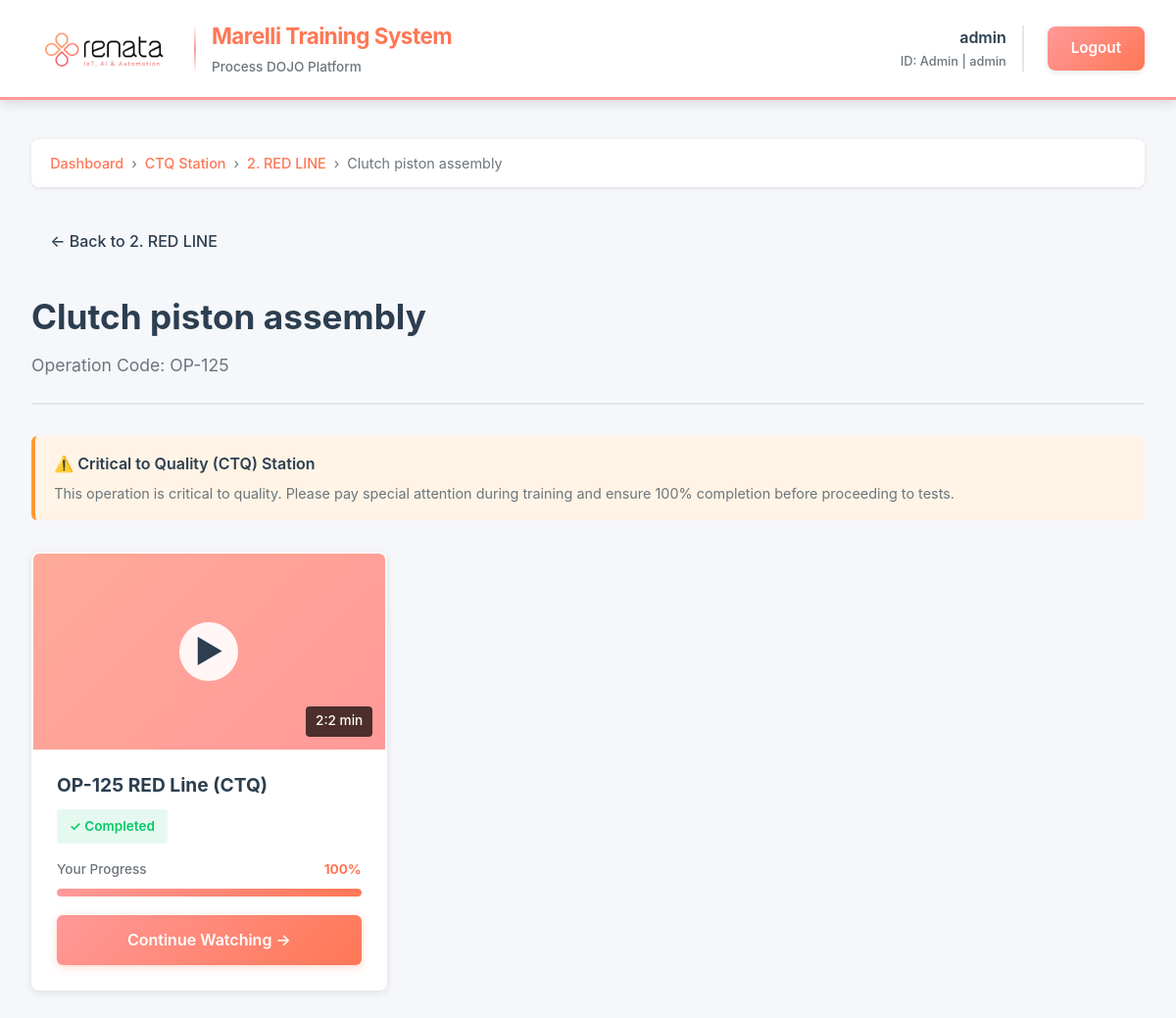
The page /operation/24/ (signed in) on the database its author committed.
### process_dojo/models.py (models this page shows, shortened)
class EmployeeProfile(models.Model):
    user = models.OneToOneField(User, on_delete=models.CASCADE, related_name='employee_profile')
    employee_id = models.CharField(max_length=50, unique=True, db_index=True)
    plant = models.CharField(max_length=100)
    unit = models.CharField(max_length=100)
    department = models.CharField(max_length=100)
    biometric_id = models.CharField(max_length=100, blank=True, null=True, unique=True)
    created_at = models.DateTimeField(auto_now_add=True)
    updated_at = models.DateTimeField(auto_now=True)
    class Meta:
        ordering = ['employee_id']
        indexes = [
            models.Index(fields=['employee_id']),
            models.Index(fields=['plant', 'unit']),
        ]

class Operation(models.Model):
    line = models.ForeignKey(Line, on_delete=models.CASCADE, related_name='operations')
    name = models.CharField(max_length=100)
    operation_code = models.CharField(max_length=50, blank=True)
    description = models.TextField(blank=True)
    is_ctq_station = models.BooleanField(default=False, help_text="Critical to Quality station")
    is_active = models.BooleanField(default=True)
    order = models.IntegerField(default=0, help_text="Display order")
    created_at = models.DateTimeField(auto_now_add=True)
    class Meta:
        ordering = ['line', 'order', 'name']
        unique_together = ['line', 'name']
        indexes = [
            models.Index(fields=['line', 'is_active']),
            models.Index(fields=['is_ctq_station']),
        ]

class Line(models.Model):
    unit = models.ForeignKey(Unit, on_delete=models.CASCADE, related_name='lines')
    name = models.CharField(max_length=100)
    description = models.TextField(blank=True)
    is_active = models.BooleanField(default=True)
    created_at = models.DateTimeField(auto_now_add=True)
    class Meta:
        ordering = ['unit', 'name']
        unique_together = ['unit', 'name']
        indexes = [
            models.Index(fields=['unit', 'is_active']),
        ]

class Unit(models.Model):
    name = models.CharField(max_length=100, unique=True)
    description = models.TextField(blank=True)
    is_active = models.BooleanField(default=True)
    created_at = models.DateTimeField(auto_now_add=True)
    class Meta:
        ordering = ['name']

class TrainingVideo(models.Model):
    operation = models.ForeignKey(Operation, on_delete=models.CASCADE, related_name='videos')
    title = models.CharField(max_length=200)
    description = models.TextField(blank=True)
    video_file = models.FileField(upload_to='training_videos/%Y/%m/')
    thumbnail = models.ImageField(upload_to='video_thumbnails/', blank=True, null=True)
    duration_seconds = models.IntegerField(default=0, help_text="Video duration in seconds")
    has_voice = models.BooleanField(default=True)
    has_callouts = models.BooleanField(default=False)
    is_active = models.BooleanField(default=True)
    order = models.IntegerField(default=0, help_text="Display order")
    created_at = models.DateTimeField(auto_now_add=True)
    updated_at = models.DateTimeField(auto_now=True)
    class Meta:
        ordering = ['operation', 'order', 'title']
        indexes = [
            models.Index(fields=['operation', 'is_active']),
        ]

class VideoCompletion(models.Model):
    user = models.ForeignKey(User, on_delete=models.CASCADE, related_name='video_completions')
    video = models.ForeignKey(TrainingVideo, on_delete=models.CASCADE, related_name='completions')
    completion_percentage = models.FloatField(
        default=0.0,
        validators=[MinValueValidator(0.0), MaxValueValidator(100.0)]
    )
    is_completed = models.BooleanField(default=False)
    access_count = models.IntegerField(default=0)
    last_watched_at = models.DateTimeField(auto_now=True)
    created_at = models.DateTimeField(auto_now_add=True)
    class Meta:
        unique_together = ['user', 'video']
        ordering = ['-last_watched_at']
        indexes = [
            models.Index(fields=['user', 'is_completed']),
            models.Index(fields=['video', 'is_completed']),
            models.Index(fields=['-last_watched_at']),
        ]

### process_dojo/views.py (the view)
# urls.py: path('operation/<int:pk>/', views.OperationDetailView.as_view(), name='operation_detail'),
class OperationDetailView(LoginRequiredMixin, DetailView):
    model = Operation
    template_name = 'process_dojo/operation_detail.html'
    context_object_name = 'operation'
    def get_context_data(self, **kwargs):
        context = super().get_context_data(**kwargs)
        videos = self.object.videos.filter(is_active=True)
        video_data = []
        for video in videos:
            try:
                completion = VideoCompletion.objects.get(
                    user=self.request.user, video=video
                )
                video_data.append({
                    'video': video,
                    'completion': completion,
                })
            except VideoCompletion.DoesNotExist:
                video_data.append({
                    'video': video,
                    'completion': None,
                })
        context['video_data'] = video_data
        return context

### process_dojo/templates/process_dojo/operation_detail.html (shortened to what this page needs)
{% extends "process_dojo/base.html" %}
{% block breadcrumb %}
<div class="breadcrumb">
    <a href="{% url 'process_dojo:dashboard' %}">Dashboard</a>
    <span class="breadcrumb-separator">›</span>
    <a href="{% url 'process_dojo:unit_detail' operation.line.unit.id %}">{{ operation.line.unit.name }}</a>
    <span class="breadcrumb-separator">›</span>
    <a href="{% url 'process_dojo:line_detail' operation.line.id %}">{{ operation.line.name }}</a>
    <span class="breadcrumb-separator">›</span>
    <span>{{ operation.name }}</span>
</div>
{% endblock %}
{% block content %}
<a href="{% url 'process_dojo:line_detail' operation.line.id %}" class="btn-back">
    ← Back to {{ operation.line.name }}
</a>
<div class="page-header">
    <h1 class="page-title">{{ operation.name }}</h1>
    {% if operation.operation_code %}
    <p class="page-subtitle">Operation Code: {{ operation.operation_code }}</p>
    {% endif %}
</div>
{% if operation.is_ctq_station %}
<div class="operation-info ctq">
    <div class="operation-info-title">
        ⚠️ Critical to Quality (CTQ) Station
    </div>
    <div class="operation-info-text">
        This operation is critical to quality. Please pay special attention during training and ensure 100% completion before proceeding to tests.
    </div>
</div>
{% endif %}
<div class="videos-grid">
    {% for data in video_data %}
    <div class="video-card">
        <div class="video-thumbnail">
            <div class="video-play-icon">▶</div>
            {% if data.video.duration_seconds > 0 %}
            <div class="video-duration">
                {% widthratio data.video.duration_seconds 60 1 %}:{% widthratio data.video.duration_seconds 60 1|stringformat:"02d" %} min
            </div>
            {% endif %}
        </div>
        <div class="video-body">
            <h3 class="video-title">{{ data.video.title }}</h3>
            {% if data.completion %}
                {% if data.completion.is_completed %}
                <div class="completion-badge badge-completed">
                    ✓ Completed
                </div>
                {% else %}
                <div class="completion-badge badge-in-progress">
                    ⏳ In Progress
                </div>
                {% endif %}
                <div class="video-progress">
                    <div class="progress-header">
                        <span class="progress-label">Your Progress</span>
                        <span class="progress-percentage">{{ data.completion.completion_percentage|floatformat:0 }}%</span>
                    </div>
                    <div class="progress-bar-container">
                        <div class="progress-bar" style="width: {{ data.completion.completion_percentage }}%"></div>
                    </div>
                </div>
            {% else %}
            <div class="completion-badge badge-not-started">
                Not Started
            </div>
            {% endif %}
            <div class="video-actions">
                <a href="{% url 'process_dojo:video_detail' data.video.id %}" class="btn-watch">
                    {% if data.completion and data.completion.completion_percentage > 0 %}
                    Continue Watching →
                    {% else %}
                    Start Training →
                    {% endif %}
                </a>
            </div>
        </div>
    </div>
    {% empty %}
    <div class="empty-state">
        <div class="empty-icon">📹</div>
        <div class="empty-title">No Training Videos Available</div>
        <div class="empty-text">There are no training videos configured for this operation yet.</div>
    </div>
    {% endfor %}
</div>
{% endblock %}

### process_dojo/templates/process_dojo/base.html (shortened to what this page needs)
{% load static %}
<!DOCTYPE html>
<html lang="en">
<head>
</head>
<body>
    <header class="header">
        <div class="header-container">
            <div class="logo-section">
                <div class="logo-wrapper">
                    <img src="{% static 'logo.png' %}" alt="Company Logo" class="logo-image">
                    <div class="brand-divider"></div>
                    <div class="brand-info">
                        <div class="project-name">Marelli Training System</div>
                        <div class="project-subtitle">Process DOJO Platform</div>
                    </div>
                </div>
            </div>
            {% if user.is_authenticated %}
            <div class="user-section">
                <div class="user-info">
                    <div class="user-name">{{ user.get_full_name|default:user.username }}</div>
                    <div class="user-id">
                        {% if user.employee_profile %}
                        ID: {{ user.employee_profile.employee_id }} | {{ user.employee_profile.unit }}
                        {% endif %}
                    </div>
                </div>
                <a href="{% url 'process_dojo:logout' %}" class="btn btn-logout">Logout</a>
            </div>
            {% endif %}
        </div>
    </header>
    <main class="main-content">
        {% block breadcrumb %}{% endblock %}
        {% block content %}{% endblock %}
    </main>
</body>
</html>

### process_dojo/templates/process_dojo/base.html (style rules this page uses)
* { margin: 0; padding: 0; box-sizing: border-box; }
:root { --primary-coral: #ff9999; --secondary-coral: #ff8866; --dark-coral: #ff7755; --light-coral: #ffaa99; --accent-orange: #ffaa77; --success-green: #00cc66; --warning-orange: #ff9933; --danger-red: #cc3333; --light-gray: #f5f7fa; --medium-gray: #e0e6ed; --text-coral: #ff7755; --dark-gray: #6c757d; --white: #ffffff; --text-dark: #2c3e50; --shadow: rgba(0, 0, 0, 0.1); --shadow-md: rgba(0, 0, 0, 0.15); }
body { font-family: -apple-system, BlinkMacSystemFont, "Segoe UI", Roboto, "Helvetica Neue", Arial, sans-serif; background-color: var(--light-gray); color: var(--text-dark); line-height: 1.6; min-height: 100vh; display: flex; flex-direction: column; }
.header { background: var(--white); color: var(--text-dark); padding: 1.2rem 2rem; box-shadow: 0 2px 12px var(--shadow-md); position: sticky; top: 0; z-index: 1000; border-bottom: 3px solid var(--primary-coral); }
.header-container { max-width: 1400px; margin: 0 auto; display: flex; justify-content: space-between; align-items: center; }
.logo-section { display: flex; align-items: center; gap: 1.5rem; }
.logo-wrapper { display: flex; align-items: center; gap: 1rem; }
.logo-image { height: 50px; width: auto; }
.brand-divider { height: 50px; width: 2px; background: linear-gradient(to bottom, transparent, var(--primary-coral), transparent); }
.brand-info { display: flex; flex-direction: column; gap: 0.2rem; }
.project-name { font-size: 1.4rem; font-weight: 700; color: var(--dark-coral); letter-spacing: -0.5px; }
.project-subtitle { font-size: 0.85rem; color: var(--dark-gray); font-weight: 500; }
.user-section { display: flex; align-items: center; gap: 1.5rem; }
.user-info { text-align: right; padding-right: 1rem; border-right: 2px solid var(--medium-gray); }
.user-name { font-weight: 600; font-size: 1rem; color: var(--text-dark); margin-bottom: 0.1rem; }
.user-id { font-size: 0.8rem; color: var(--dark-gray); font-weight: 500; }
.btn { padding: 0.65rem 1.5rem; border: none; border-radius: 8px; cursor: pointer; font-size: 0.95rem; font-weight: 600; text-decoration: none; display: inline-flex; align-items: center; justify-content: center; transition: all 0.3s ease; box-shadow: 0 2px 6px rgba(0, 0, 0, 0.1); }
.btn-logout { background: linear-gradient(135deg, var(--primary-coral) 0%, var(--dark-coral) 100%); color: var(--white); border: none; }
.main-content { flex: 1; max-width: 1400px; margin: 0 auto; padding: 2.5rem 2rem; width: 100%; }
.breadcrumb { display: flex; gap: 0.5rem; margin-bottom: 2rem; font-size: 0.9rem; color: var(--dark-gray); padding: 0.8rem 1.2rem; background: var(--white); border-radius: 8px; box-shadow: 0 1px 4px var(--shadow); }
.breadcrumb a { color: var(--dark-coral); text-decoration: none; font-weight: 500; transition: color 0.2s ease; }
.breadcrumb-separator { color: var(--dark-gray); }
.page-header { margin-bottom: 2rem; padding-bottom: 1.5rem; border-bottom: 2px solid var(--medium-gray); }
.page-title { font-size: 2.2rem; color: var(--text-dark); margin-bottom: 0.5rem; font-weight: 700; }
.page-subtitle { color: var(--dark-gray); font-size: 1.1rem; font-weight: 400; }

### rows shown on the page
Operation: line.unit.name "CTQ Station", line.name "2. RED LINE", name "Clutch piston assembly", operation_code "OP-125"
TrainingVideo: duration_seconds "2", video "OP-125 RED Line (CTQ)", completion.completion_percentage "100"

### other values the page prints
{{ user.get_full_name|default:user.username }} "admin"
{{ user.employee_profile.employee_id }} "Admin"
{{ user.employee_profile.unit }} "admin"
